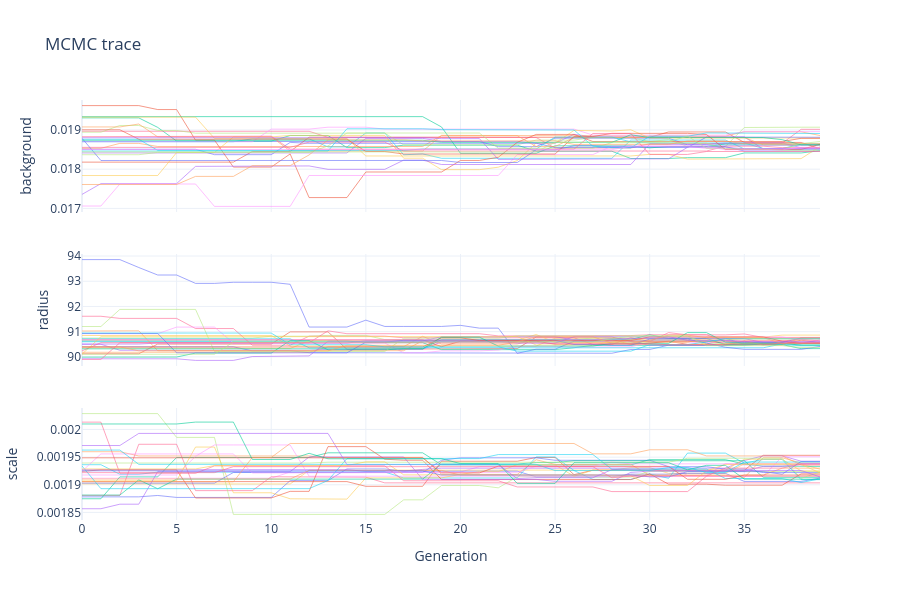

The notebook cell saved with this chart:
### Code cell
print('\nGenerating MCMC trace plot...')
fitter.plot_trace()
